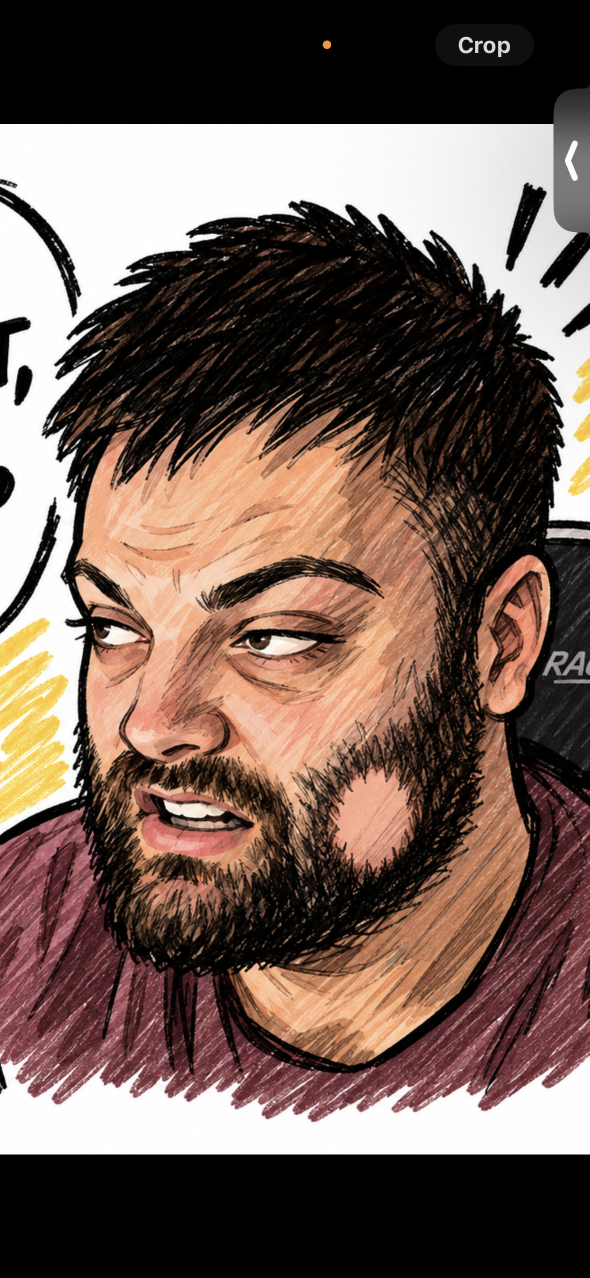
#> input picture assets/petty-ref.jpg, 1179 x 2556 px (shown at 1/2 size)
$ python bake-art.py
#> lines starting #> are read from the running program, lines starting #| are printed output that depends on the picture
#!/usr/bin/env python3
"""Bake the reference illustration into src/art.js as data URIs.

Run once when the artwork changes:  python3 tools/bake-art.py

The game loads no external files — every other texture is drawn on a canvas at
runtime — and that is what lets one source run from file://, from Pages and as
an Artifact with no configuration. Fetching the artwork at runtime would break
that: a file:// page treats every file as its own origin, so reading the image
back into a canvas taints it, and the portrait card does exactly that kind of
canvas work. Embedding it as a data URI sidesteps loading entirely.
"""
import base64
import io
import math
import os
import sys
from PIL import Image

HERE = os.path.dirname(os.path.abspath(__file__))
ROOT = os.path.dirname(HERE)
SRC = os.path.join(ROOT, 'assets', 'petty-ref.jpg')

# --- Crops, in coordinates of the raw phone screenshot -------------------
# The source is a screenshot: black letterbox bars, a "Crop" button and a back
# chevron all have to come off.
CHROME_TOP = 210          # below the bars and the Crop button
CHROME_BOTTOM = 2300      # above the lower bar

# Face: forehead down to below the beard, and wide enough to carry his ear.
#
# A SQUARE region of the source, so nothing is stretched. It is deliberately
# generous: `src/face.js` composites it into the head wrap through a soft
# elliptical mask, and the mask is what trims the corners — the yellow
# background scribble on the left, the maroon shirt at the bottom, the poster
# behind his shoulder on the right. Trimming here instead would mean re-baking
# every time the framing needs a nudge.
#
# It starts BELOW the drawn hairline. His 3D hair sits above it, because hair
# loss is the health bar and baking a second hairline in would fight the
# mechanic the whole game is built on.
FACE = (112, 990, 1112, 1990)

# --- Straightening the three-quarter view ---------------------------------
#
# The illustration is drawn with his head turned. Pasted onto the front of a
# forward-facing skull that becomes a permanent sideways glance — "his face is
# angled, we need it head on with his body".
#
# There is no head-on face in the source to swap to, so the drawing is
# re-projected instead. Model the drawn head as a cylinder: a feature at true
# angle θ from the centreline appears at sin(θ + α), and in a head-on image it
# belongs at sin(θ). Sampling the source at sin(asin(x) + α) for each output
# column therefore rotates the face back.
#
# These three are measured off the artwork as fractions of the FACE crop's
# width, so the turn is derived from a landmark rather than being a magic
# angle — re-crop and only these move.
# Measured on a percent grid over the crop: his head's ink outline runs from
# 4% to 93% (the right edge being his ear), and his pupils sit at 9% and 43%,
# so his plane of symmetry projects at 26%. The midpoint between his pupils is
# used rather than his nose, because a nose in three-quarter view projects
# toward the turned side and would overstate the angle.
FACE_AXIS = 0.485         # where his head's centreline would be, unturned
FACE_RADIUS = 0.445       # his head's half-width
FACE_CENTRELINE = 0.260   # where it actually projects, which gives the turn

# How much of that turn to undo. 1.0 is geometrically dead-on but stretches his
# far cheek by about 60% to fill the space it should occupy, which visibly
# widens one eye against the other. Half straightens him convincingly with
# nothing smeared.
FACE_STRAIGHTEN = 0.5

# No SIDE crop any more.
#
# The head used to be a box with a different picture on each face, and the
# sides took a second, closer crop of this same three-quarter portrait. The
# result was a man with a face on each side of his head, at a different scale
# and meeting the front at a hard 90-degree corner. The head is now one
# rounded mesh under one wrapped texture, and face.js paints the sides to
# match, so there is nothing for a second crop to do.


def straighten(img, strength):
    """Rotate a three-quarter face toward head-on by re-projecting it.

    Treats the drawn head as a cylinder seen turned by α and samples the source
    at sin(asin(x) + α·strength). Recentring comes free: at θ = 0 his nose
    lands on the axis, which is the centre of the head — provided FACE_AXIS is
    the head's centreline and not the crop's midpoint. Get that wrong and the
    whole face slides sideways instead of turning.

    Done with a strip mesh rather than per-pixel because there is no numpy
    here; the mapping is monotone and horizontal, so axis-aligned strips with
    bicubic resampling reproduce it closely.
    """
    W, H = img.size
    axis, R = FACE_AXIS * W, FACE_RADIUS * W
    # The turn, read off where his nose sits relative to the centreline
    alpha = math.asin(max(-1.0, min(1.0, (FACE_CENTRELINE * W - axis) / R))) * strength
    if abs(alpha) < 1e-6:
        return img

    def src_x(x_out):
        u = max(-1.0, min(1.0, (x_out - axis) / R))
        ang = math.asin(u) + alpha
        # Clamp the ANGLE, not just the position. Past +-90 degrees the output
        # column is asking for part of the head that was hidden behind the
        # silhouette in a turned drawing — there is no data for it. Without
        # this the sine folds back and the mapping stops being monotone, which
        # drags background in from outside his head and smears it across the
        # edge of his face.
        ang = max(-math.pi / 2, min(math.pi / 2, ang))
        return axis + R * math.sin(ang)

    STRIPS = 96
    mesh = []
    for i in range(STRIPS):
        xa = W * i / STRIPS
        xb = W * (i + 1) / STRIPS
        sa, sb = src_x(xa), src_x(xb)
        mesh.append((
            (int(round(xa)), 0, int(round(xb)), H),
            (sa, 0, sa, H, sb, H, sb, 0)
        ))
    return img.transform((W, H), Image.MESH, mesh, Image.BICUBIC)


def data_uri(img, fmt, quality=None):
    buf = io.BytesIO()
    if fmt == 'JPEG':
        img.convert('RGB').save(buf, 'JPEG', quality=quality or 86, optimize=True)
        mime = 'image/jpeg'
    else:
        img.save(buf, 'PNG', optimize=True)
        mime = 'image/png'
    raw = buf.getvalue()
    return 'data:%s;base64,%s' % (mime, base64.b64encode(raw).decode()), len(raw)


def main():
    if not os.path.exists(SRC):
        sys.exit('missing %s' % SRC)
    im = Image.open(SRC).convert('RGB')
#> im is the input picture: PIL image 1179x2556 RGB; mean R, G, B 113.1, 93.2, 84.5

    # --- face -----------------------------------------------------------
    x0, y0, x1, y1 = FACE
    if (x1 - x0) != (y1 - y0):
        sys.exit('FACE must be square so the artwork is not stretched')
    face = im.crop((max(0, x0), max(0, y0), min(im.width, x1), min(im.height, y1)))
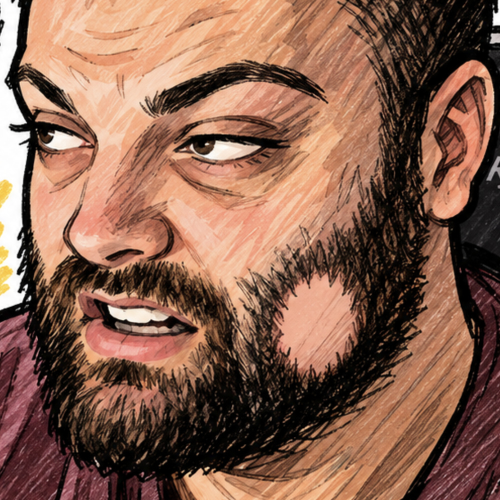
#> face: PIL image 1000x1000 RGB (shown at 1/2 size); mean R, G, B 135.4, 96.9, 78.9
    # Straighten at full crop resolution, then downsample — the other way round
    # resamples twice and softens his linework.
    face = straighten(face, float(os.environ.get('STRAIGHTEN', FACE_STRAIGHTEN)))
#> in straighten, `return img.transform((W, H), Image.MESH, mesh, Image.BICUBIC)`:
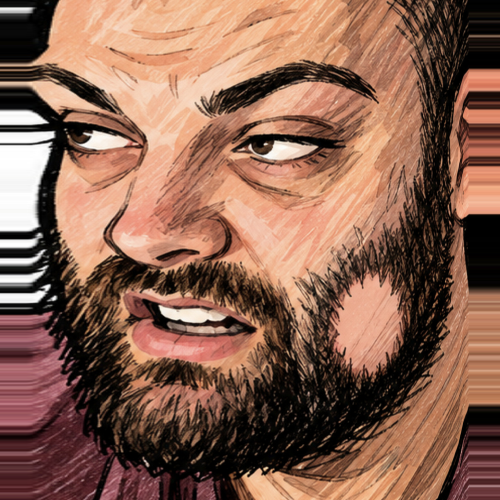
#> returned value: PIL image 1000x1000 RGB (shown at 1/2 size); mean R, G, B 137.7, 98.8, 81.1
    face = face.resize((640, 640), Image.LANCZOS)
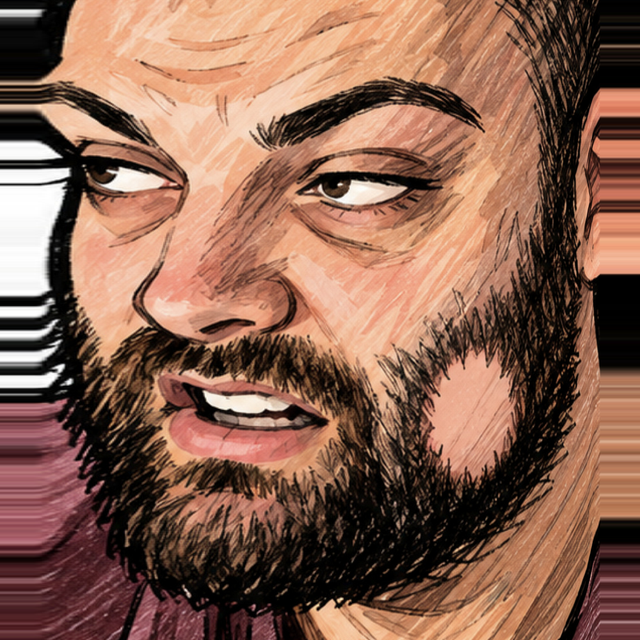
#> face: PIL image 640x640 RGB; mean R, G, B 137.7, 98.8, 81.1
    face_uri, face_bytes = data_uri(face, 'JPEG', 88)
#> face_bytes = 126633

    # --- cover: the whole illustration, chrome removed -------------------
    cover = im.crop((0, CHROME_TOP, im.width, CHROME_BOTTOM))
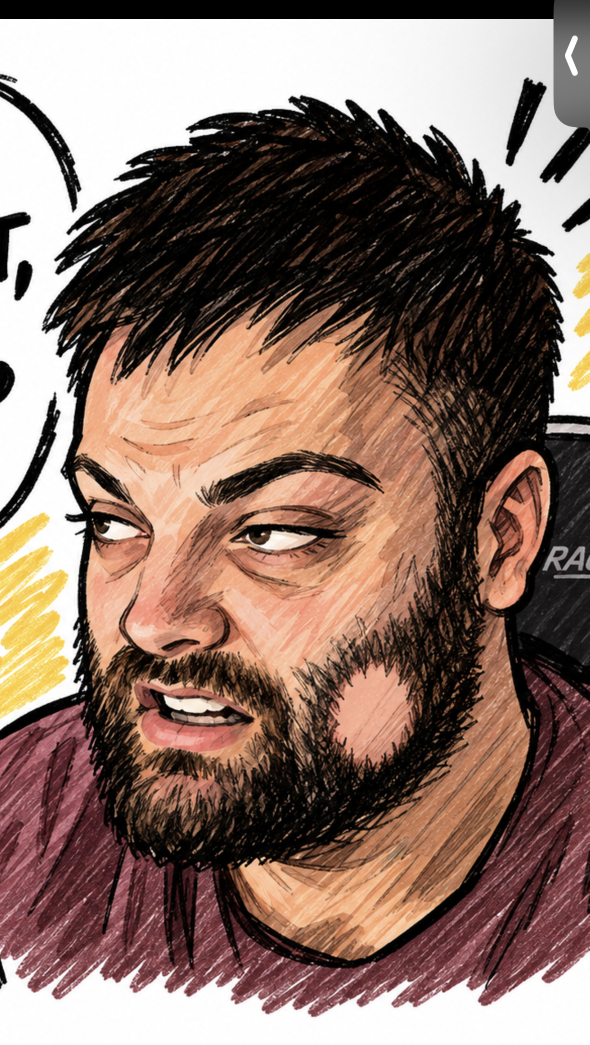
#> cover: PIL image 1179x2090 RGB (shown at 1/2 size); mean R, G, B 137, 112.6, 102
    scale = 760.0 / cover.width
#> scale = 0.645
    cover = cover.resize((760, int(cover.height * scale)), Image.LANCZOS)
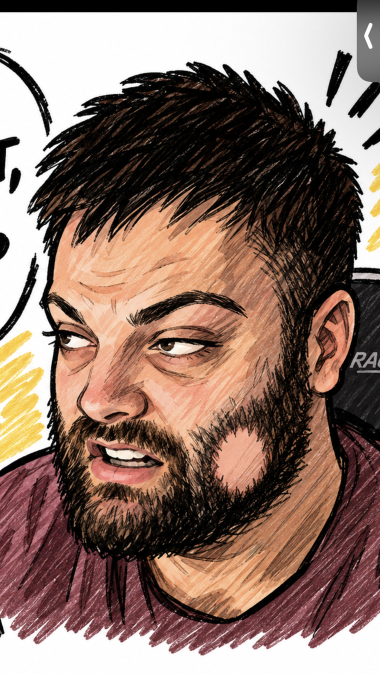
#> cover: PIL image 760x1347 RGB (shown at 1/2 size); mean R, G, B 137, 112.6, 102.1
    cover_uri, cover_bytes = data_uri(cover, 'JPEG', 82)
#> cover_bytes = 230008

    out = os.path.join(ROOT, 'src', 'art.js')
    with open(out, 'w') as f:
        f.write('/* GENERATED by tools/bake-art.py — do not edit by hand.\n'
                ' *\n'
                ' * The reference illustration, embedded as data URIs. It is baked in\n'
                ' * rather than loaded because the game fetches nothing at runtime: that is\n'
                ' * what lets the same source run from file://, from GitHub Pages and as a\n'
                ' * published Artifact with no configuration. Re-run the script after\n'
                ' * changing assets/petty-ref.jpg.\n'
                ' */\n'
                'window.PP = window.PP || {};\n\n'
                'PP.Art = {\n')
        f.write("  face: '%s',\n\n" % face_uri)
        f.write("  cover: '%s'\n" % cover_uri)
        f.write('};\n')

    print('face  %6.1f KB  -> 640x640' % (face_bytes / 1024))
#| face   123.7 KB  -> 640x640
    print('cover %6.1f KB  -> %dx%d' % (cover_bytes / 1024, cover.width, cover.height))
#| cover  224.6 KB  -> 760x1347
    print('wrote %s (%.1f KB)' % (out, os.path.getsize(out) / 1024))

    # Previews for eyeballing
    prev = os.environ.get('PREVIEW')
    if prev:
        face.save(os.path.join(prev, 'bake-face.png'))
        cover.save(os.path.join(prev, 'bake-cover.png'))
        print('previews written to', prev)


if __name__ == '__main__':
    main()
